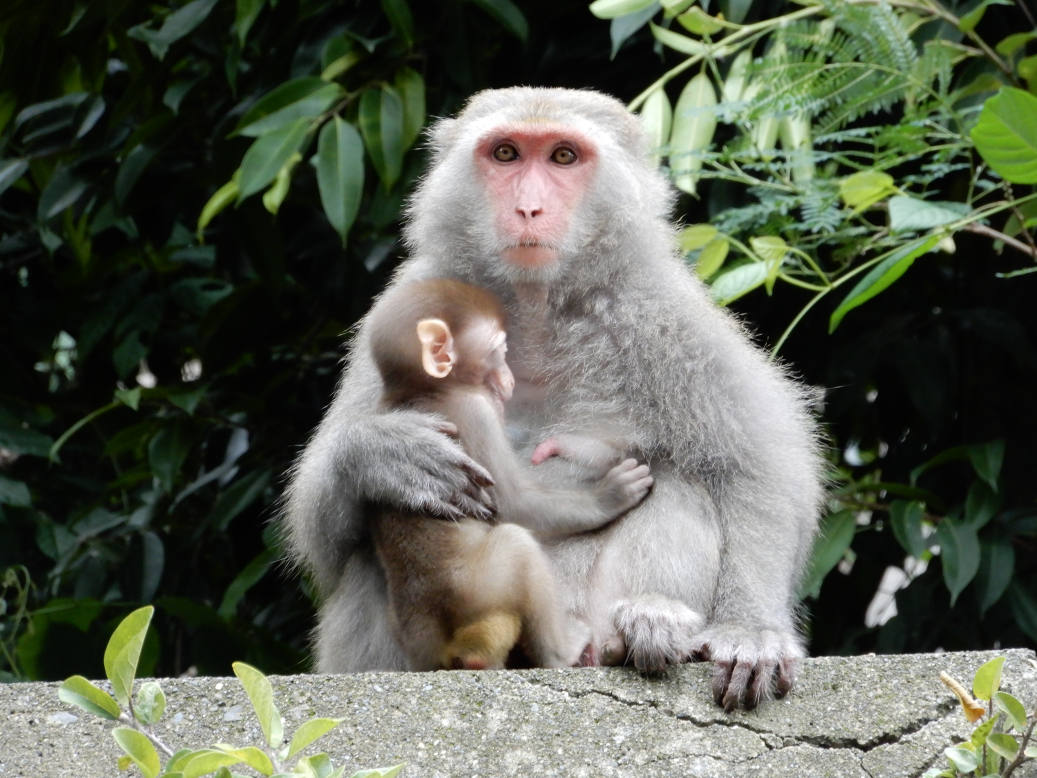
#> input picture Monkey.jpg, 5184 x 3888 px (shown at 1/5 size)
$ python Graph_Experiment_FT_IFT.py
#> lines starting #> are read from the running program, lines starting #| are printed output that depends on the picture
import cv2
import matplotlib.pyplot as plt
import numpy as np

imag1 = cv2.imread('Monkey.jpg')
#> imag1 is the input picture: shape (3888, 5184, 3); mean B, G, R 84.2, 97.4, 92.5
imag2 = cv2.imread('Cat.jpg')
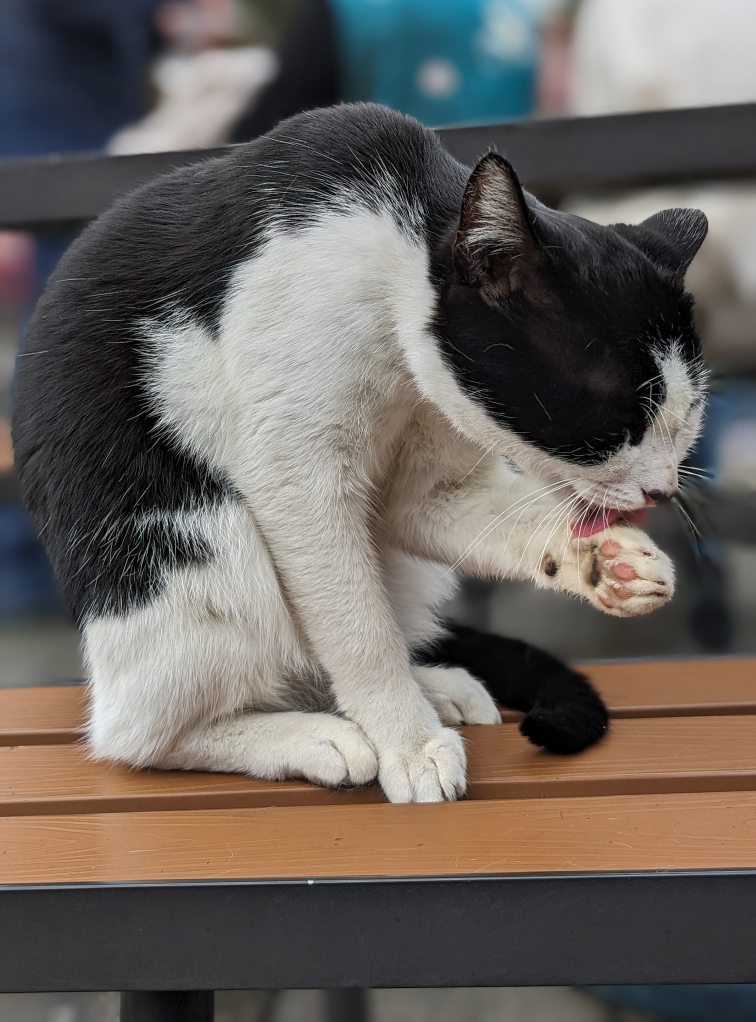
#> input picture Cat.jpg, 2268 x 3064 px (shown at 1/3 size)
#> imag2 is the input picture: shape (3064, 2268, 3); mean B, G, R 94, 98.9, 104.9

imag1 = cv2.resize(imag1, (1000,1000))
#> imag1: shape (1000, 1000, 3)
imag2 = cv2.resize(imag2, (1000,1000))
#> imag2: shape (1000, 1000, 3)

b1, g1, r1= cv2.split(imag1)
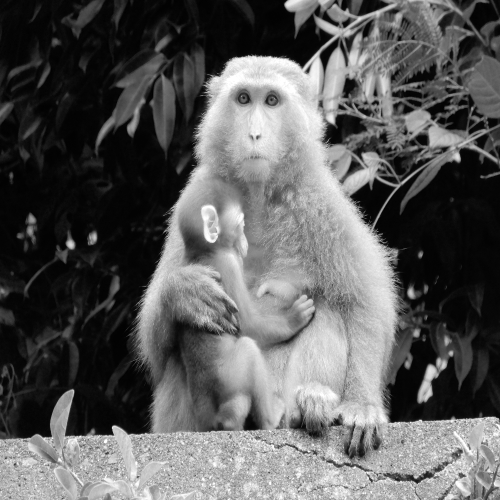
#> r1: shape (1000, 1000) (shown at 1/2 size); min 0, max 255, mean 92.3
b2, g2, r2= cv2.split(imag2)
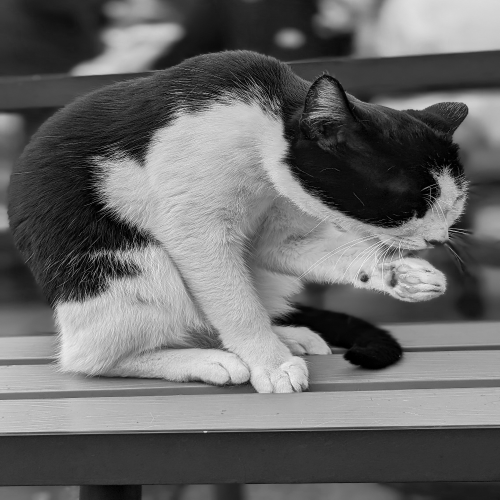
#> r2: shape (1000, 1000) (shown at 1/2 size); min 0, max 255, mean 104.8

fr1 = np.fft.fft2(r1)
fb1 = np.fft.fft2(b1)
fg1 = np.fft.fft2(g1)
fr2 = np.fft.fft2(r2)
fb2 = np.fft.fft2(b2)
fg2 = np.fft.fft2(g2)

ampr1 = np.abs(fr1)
ampg1 = np.abs(fg1)
ampb1 = np.abs(fb1)
ampr2 = np.abs(fr2)
ampg2 = np.abs(fg2)
ampb2 = np.abs(fb2)

phase_r1 = np.angle(fr1)
phase_g1 = np.angle(fg1)
phase_b1 = np.angle(fb1)
phase_r2 = np.angle(fr2)
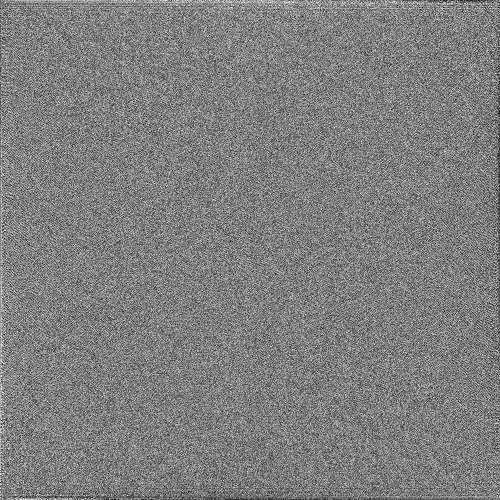
#> phase_r2: shape (1000, 1000) float64 (shown at 1/2 size); min -3.14, max 3.14, mean -3.14e-06; drawn with min black and max white
phase_g2 = np.angle(fg2)
phase_b2 = np.angle(fb2)

mix_r = ampr1 * np.exp(1j * phase_r2)
mix_g = ampg1 * np.exp(1j * phase_g1)
mix_b = ampb1 * np.exp(1j * phase_b2)

img_r_new = np.abs(np.fft.ifft2(mix_r))
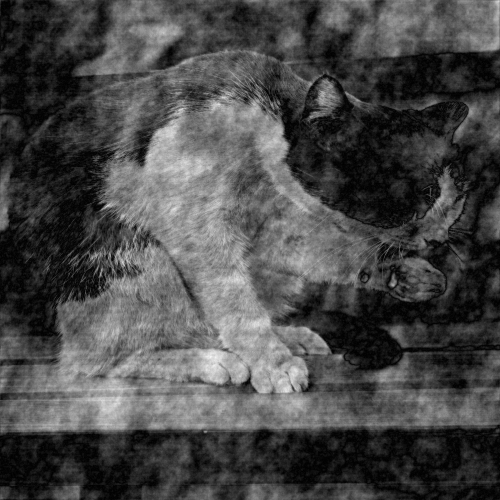
#> img_r_new: shape (1000, 1000) float64 (shown at 1/2 size); min 0.000204, max 347.6, mean 100.2; drawn with min black and max white
img_g_new = np.abs(np.fft.ifft2(mix_g))
img_b_new = np.abs(np.fft.ifft2(mix_b))
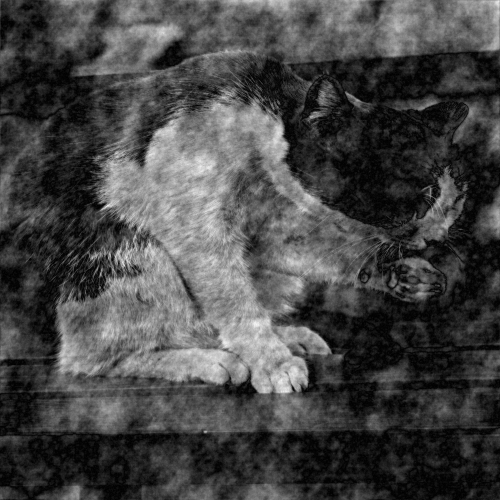
#> img_b_new: shape (1000, 1000) float64 (shown at 1/2 size); min 0.000179, max 332.9, mean 92.2; drawn with min black and max white

img_combined = cv2.merge([img_b_new, img_g_new, img_r_new])
img_combined = np.uint8(img_combined)
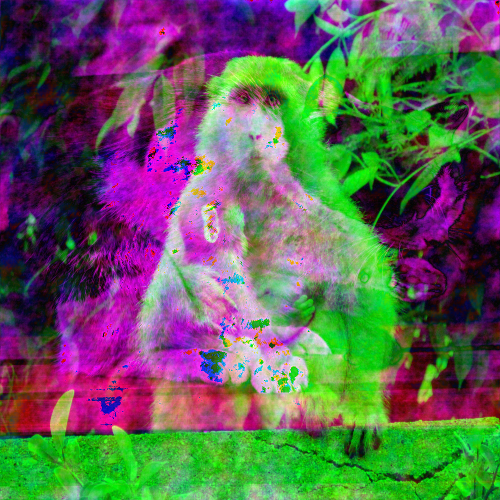
#> img_combined: shape (1000, 1000, 3) (shown at 1/2 size); mean of channels 0, 1, 2 89.2, 96.9, 96.7; drawn as B, G, R
img_combined_rgb = cv2.cvtColor(img_combined, cv2.COLOR_BGR2RGB)

plt.figure()
plt.imshow(img_combined_rgb)
plt.axis('off')
plt.show()
